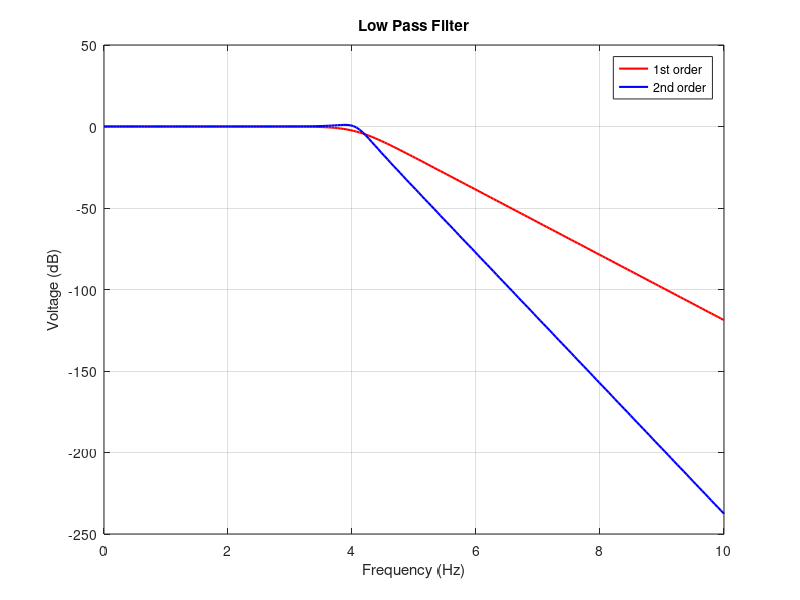

Source code (MATLAB):
%% 1st and 2nd Order Low-pass Filter
%% Specify the resistor and capasitor value
r1 = 12; %resistor 1
r2 = 11; %resistor 2
r3 = 12; %resistor 3
r4 = 11; %resistor 4
c = 1e-3; %capasitor

%% Building a transfer function
w = logspace(0,10,200); %frequency
s = 1i*w; %differential operator
w0 = 1/c*sqrt(r3*r4); %cut off frequency
Q = r2/sqrt(r3*r4);
x1 = w0; %numerator
x2 = s + w0; %denominator
x = x1./x2; %transfer function of 1st order
y1 = w0^2; %numerator
y2 = (s.^2)+((w0/Q).*s)+(w0.^2); %denominator
y = y1./y2; %transfer function of 2nd order

%% Plotting the low-pass filter
p1 = plot(log10(w),20*log10(abs(x)),'red','Linewidth',1.5);
hold on
p2 = plot(log10(w),20*log10(abs(y)),'blue','Linewidth',1.5);
legend([p1,p2],'1st order','2nd order')
title('Low Pass Filter')
xlabel('Frequency (Hz)')
ylabel('Voltage (dB)')
grid on
